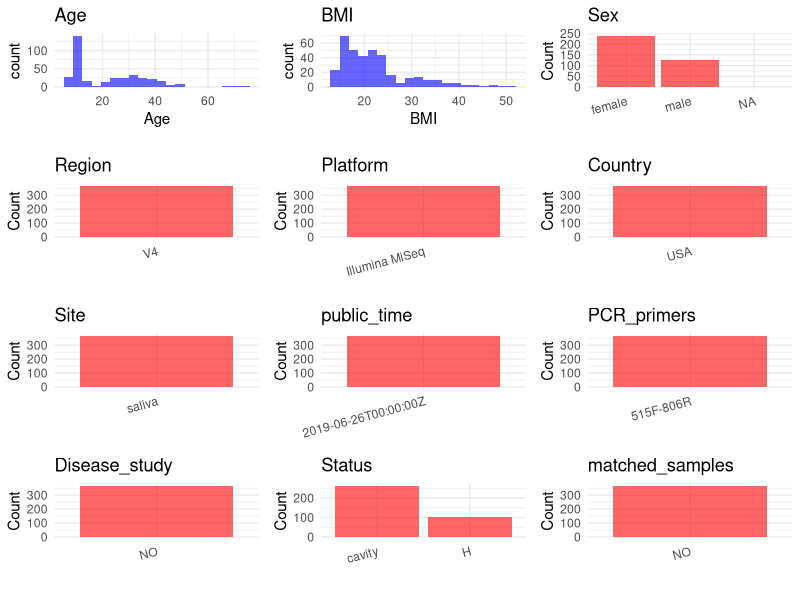

Here is the R script that generated this plot: (Note: this script raises an error after producing the figure.)
## ---- chunk 1
# Load necessary libraries
library(dplyr)
library(ggplot2)
library(cowplot)

# Set working directory (update this path to your local directory)
setwd("D:/metadata/PRJEB33119")

# Read the initial metadata files
initial_meta<-read.csv("SraRunTable.csv",header = T)

# Combine the two metadata files
#meta <- rbind(initial_meta, initial_meta1)

#Remove entries non-oral samples
#initial_meta <- subset(initial_meta, Organism == "human oral metagenome")

# Check the number of samples containing "HT" in Sample.Name (e.g., healthy controls)
#nrow(subset(meta, grepl("HT", Sample.Name)))

# Display the first few rows of the metadata
head(initial_meta)
## ---- chunk 2
# Create a uniform metadata dataframe
metadata <- data.frame(
  BioProject = initial_meta$BioProject,
  Run = initial_meta$Run,
  sample_name = initial_meta$Sample.Name,
  Age = initial_meta$Host_age,
  BMI = initial_meta$BMI,
  Sex=initial_meta$sex,
  Region = "V4",
  Platform = initial_meta$Instrument,
  Country = initial_meta$geo_loc_name_country,
  Site = initial_meta$env_material,
  public_time = initial_meta$ReleaseDate,
  stringsAsFactors = FALSE
)
## ---- chunk 3
# Add information obtained from the publication
metadata$PCR_primers <- "515F-806R"
metadata$title <- "Patterns of Oral Microbiota Diversity in Adults and Children: A Crowdsourced Population Study"
metadata$Disease_study <- "NO"
# Assign disease status based on sample_name patterns
#metadata$Status<-"H"
metadata <- metadata %>%
  mutate(Status = case_when(
    initial_meta$last_cavity == "Never had a cavity" ~ "H",
    initial_meta$last_cavity != "Never had a cavity" ~ "cavity"
  ))

keep_subjects <- unique(subset(metadata, Site == "saliva")$sample_name)
metadata <- subset(metadata, sample_name %in% keep_subjects)

sample_counts <- table(metadata$sample_name)

metadata$matched_samples <-
  ifelse(metadata$sample_name %in% names(sample_counts[sample_counts >= 2]),
         "YES", "NO")

cat("Subjects retained:", length(unique(metadata$sample_name)), "\n")
cat("Matched samples distribution:\n")
table(metadata$matched_samples)
cat("Sample distribution by Site:\n")
table(metadata$Site)
## ---- chunk 4
# Check the number of unique runs and sample names
print(paste("Number of unique runs:", length(unique(metadata$Run))))
print(paste("Number of unique sample names:", length(unique(metadata$sample_name))))
## ---- chunk 5
# Select columns for visualization
plot_data <- metadata %>%
  select(-BioProject, -Run, -sample_name, -title)

# Function to create simple plots for each column
create_simple_plots <- function(data) {
  plots <- list()
  
  for (col in colnames(data)) {
    # Check if the column is all NA
    if (all(is.na(data[[col]]))) {
      # Create an empty plot with text indicating all NA
      p <- ggplot() +
        annotate("text", x = 0.5, y = 0.5, label = "this column is NA", size = 6) +
        labs(title = col) +
        theme_void()
    } else if (is.numeric(data[[col]])) {
      # Numeric variable: histogram
      p <- ggplot(data, aes(x = .data[[col]])) +
        geom_histogram(fill = "blue", alpha = 0.6, bins = 20, na.rm = TRUE) +
        labs(title = col) +
        theme_minimal()
    } else {
      # Categorical variable: bar plot (remove NA values)
      count_data <- as.data.frame(table(data[[col]], useNA = "ifany"))
      p <- ggplot(count_data, aes(x = reorder(Var1, -Freq), y = Freq)) +
        geom_col(fill = "red", alpha = 0.6) +
        labs(title = col, x = NULL, y = "Count") +
        theme_minimal() +
        theme(axis.text.x = element_text(angle = 15, hjust = 1))
    }
    plots[[col]] <- p
  }
  
  return(plots)
}

# Generate and arrange plots
plots <- create_simple_plots(plot_data)
p<-plot_grid(plots$Age, 
          plots$BMI, 
          plots$Sex, 
          plots$Region, 
          plots$Platform, 
          plots$Country, 
          plots$Site,
          plots$public_time, 
          plots$PCR_primers,
          plots$Disease_study,
          plots$Status,
          plots$matched_samples,# add 
          ncol = 3, align = "hv", axis = "lb")
ggsave("Metadata_Summary.png", plot = p, width = 8, height = 6, dpi = 150)
## ---- chunk 6
knitr::include_graphics("metadata_summary.png")
## ---- chunk 7
# Reorder columns to match the desired format
metadata <- metadata[, c(
  "BioProject", "Run", "sample_name", "Age", "BMI", "Sex", 
  "Region", "Platform", "Country", "Site", "public_time", 
  "PCR_primers", "title", "Disease_study", "Status","matched_samples"
)]

# Export the uniform metadata to a CSV file
write.csv(metadata, file = "metadata.csv", quote = FALSE)
head(metadata)
